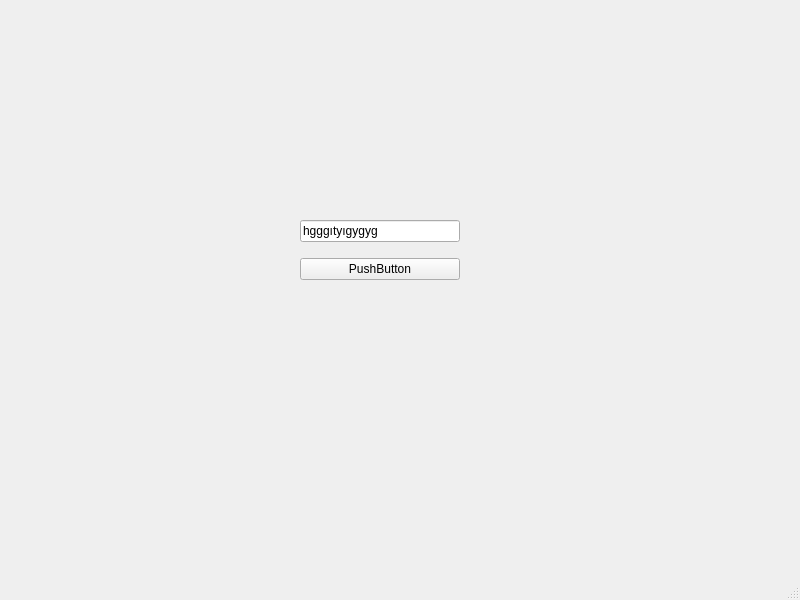
<?xml version="1.0" encoding="UTF-8"?>
<ui version="4.0">
 <class>MainWindow</class>
 <widget class="QMainWindow" name="MainWindow">
  <property name="geometry">
   <rect>
    <x>0</x>
    <y>0</y>
    <width>800</width>
    <height>600</height>
   </rect>
  </property>
  <property name="windowTitle">
   <string>MainWindow</string>
  </property>
  <widget class="QWidget" name="centralwidget">
   <widget class="QWidget" name="gridLayoutWidget">
    <property name="geometry">
     <rect>
      <x>300</x>
      <y>210</y>
      <width>160</width>
      <height>80</height>
     </rect>
    </property>
    <layout class="QGridLayout" name="gridLayout">
     <item row="1" column="0">
      <widget class="QPushButton" name="pushButton">
       <property name="text">
        <string>PushButton</string>
       </property>
      </widget>
     </item>
     <item row="0" column="0">
      <widget class="QLineEdit" name="lineEdit">
       <property name="text">
        <string>hgggıtyıgygyg</string>
       </property>
      </widget>
     </item>
    </layout>
   </widget>
  </widget>
  <widget class="QMenuBar" name="menubar">
   <property name="geometry">
    <rect>
     <x>0</x>
     <y>0</y>
     <width>800</width>
     <height>22</height>
    </rect>
   </property>
  </widget>
  <widget class="QStatusBar" name="statusbar"/>
 </widget>
 <resources/>
 <connections>
  <connection>
   <sender>pushButton</sender>
   <signal>clicked()</signal>
   <receiver>lineEdit</receiver>
   <slot>clear()</slot>
   <hints>
    <hint type="sourcelabel">
     <x>379</x>
     <y>290</y>
    </hint>
    <hint type="destinationlabel">
     <x>379</x>
     <y>252</y>
    </hint>
   </hints>
  </connection>
 </connections>
</ui>
